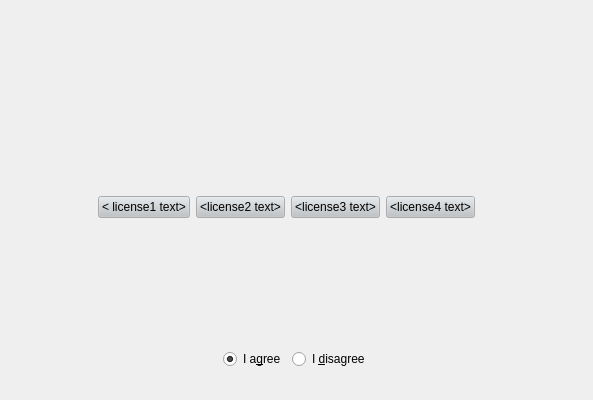
<?xml version="1.0" encoding="UTF-8"?>
<ui version="4.0">
 <class>LicensePage</class>
 <widget class="QWidget" name="LicensePage">
  <property name="geometry">
   <rect>
    <x>0</x>
    <y>0</y>
    <width>593</width>
    <height>400</height>
   </rect>
  </property>
  <property name="windowTitle">
   <string>Form</string>
  </property>
  <layout class="QHBoxLayout" name="horizontalLayout">
   <item>
    <layout class="QVBoxLayout" name="verticalLayout" stretch="0,0,0,0,0">
     <item>
      <spacer name="verticalSpacer">
       <property name="orientation">
        <enum>Qt::Vertical</enum>
       </property>
       <property name="sizeType">
        <enum>QSizePolicy::Fixed</enum>
       </property>
       <property name="sizeHint" stdset="0">
        <size>
         <width>20</width>
         <height>40</height>
        </size>
       </property>
      </spacer>
     </item>
     <item>
      <widget class="QLabel" name="mainText">
       <property name="sizePolicy">
        <sizepolicy hsizetype="Expanding" vsizetype="Preferred">
         <horstretch>3</horstretch>
         <verstretch>0</verstretch>
        </sizepolicy>
       </property>
       <property name="text">
        <string notr="true">&lt;Calamares license text&gt;</string>
       </property>
      </widget>
     </item>
     <item>
      <layout class="QHBoxLayout" name="horizontalLayout_3">
       <item>
        <spacer name="horizontalSpacer_3">
         <property name="orientation">
          <enum>Qt::Horizontal</enum>
         </property>
         <property name="sizeHint" stdset="0">
          <size>
           <width>40</width>
           <height>20</height>
          </size>
         </property>
        </spacer>
       </item>
       <item>
        <widget class="QPushButton" name="license1Button">
         <property name="palette">
          <palette>
           <active>
            <colorrole role="Button">
             <brush brushstyle="SolidPattern">
              <color alpha="255">
               <red>189</red>
               <green>195</green>
               <blue>199</blue>
              </color>
             </brush>
            </colorrole>
           </active>
           <inactive>
            <colorrole role="Button">
             <brush brushstyle="SolidPattern">
              <color alpha="255">
               <red>189</red>
               <green>195</green>
               <blue>199</blue>
              </color>
             </brush>
            </colorrole>
           </inactive>
           <disabled>
            <colorrole role="Button">
             <brush brushstyle="SolidPattern">
              <color alpha="255">
               <red>189</red>
               <green>195</green>
               <blue>199</blue>
              </color>
             </brush>
            </colorrole>
           </disabled>
          </palette>
         </property>
         <property name="whatsThis">
          <string notr="true"/>
         </property>
         <property name="text">
          <string notr="true">&lt; license1 text&gt;</string>
         </property>
        </widget>
       </item>
       <item>
        <widget class="QPushButton" name="license2Button">
         <property name="palette">
          <palette>
           <active>
            <colorrole role="Button">
             <brush brushstyle="SolidPattern">
              <color alpha="255">
               <red>189</red>
               <green>195</green>
               <blue>199</blue>
              </color>
             </brush>
            </colorrole>
           </active>
           <inactive>
            <colorrole role="Button">
             <brush brushstyle="SolidPattern">
              <color alpha="255">
               <red>189</red>
               <green>195</green>
               <blue>199</blue>
              </color>
             </brush>
            </colorrole>
           </inactive>
           <disabled>
            <colorrole role="Button">
             <brush brushstyle="SolidPattern">
              <color alpha="255">
               <red>189</red>
               <green>195</green>
               <blue>199</blue>
              </color>
             </brush>
            </colorrole>
           </disabled>
          </palette>
         </property>
         <property name="whatsThis">
          <string notr="true"/>
         </property>
         <property name="text">
          <string notr="true">&lt;license2 text&gt;</string>
         </property>
        </widget>
       </item>
       <item>
        <widget class="QPushButton" name="license3Button">
         <property name="palette">
          <palette>
           <active>
            <colorrole role="Button">
             <brush brushstyle="SolidPattern">
              <color alpha="255">
               <red>189</red>
               <green>195</green>
               <blue>199</blue>
              </color>
             </brush>
            </colorrole>
           </active>
           <inactive>
            <colorrole role="Button">
             <brush brushstyle="SolidPattern">
              <color alpha="255">
               <red>189</red>
               <green>195</green>
               <blue>199</blue>
              </color>
             </brush>
            </colorrole>
           </inactive>
           <disabled>
            <colorrole role="Button">
             <brush brushstyle="SolidPattern">
              <color alpha="255">
               <red>189</red>
               <green>195</green>
               <blue>199</blue>
              </color>
             </brush>
            </colorrole>
           </disabled>
          </palette>
         </property>
         <property name="whatsThis">
          <string notr="true"/>
         </property>
         <property name="text">
          <string notr="true">&lt;license3 text&gt;</string>
         </property>
        </widget>
       </item>
       <item>
        <widget class="QPushButton" name="license4Button">
         <property name="palette">
          <palette>
           <active>
            <colorrole role="Button">
             <brush brushstyle="SolidPattern">
              <color alpha="255">
               <red>189</red>
               <green>195</green>
               <blue>199</blue>
              </color>
             </brush>
            </colorrole>
           </active>
           <inactive>
            <colorrole role="Button">
             <brush brushstyle="SolidPattern">
              <color alpha="255">
               <red>189</red>
               <green>195</green>
               <blue>199</blue>
              </color>
             </brush>
            </colorrole>
           </inactive>
           <disabled>
            <colorrole role="Button">
             <brush brushstyle="SolidPattern">
              <color alpha="255">
               <red>189</red>
               <green>195</green>
               <blue>199</blue>
              </color>
             </brush>
            </colorrole>
           </disabled>
          </palette>
         </property>
         <property name="whatsThis">
          <string notr="true"/>
         </property>
         <property name="text">
          <string>&lt;license4 text&gt;</string>
         </property>
        </widget>
       </item>
       <item>
        <spacer name="verticalSpacer_2">
         <property name="orientation">
          <enum>Qt::Vertical</enum>
         </property>
         <property name="sizeHint" stdset="0">
          <size>
           <width>20</width>
           <height>40</height>
          </size>
         </property>
        </spacer>
       </item>
       <item>
        <spacer name="horizontalSpacer_4">
         <property name="orientation">
          <enum>Qt::Horizontal</enum>
         </property>
         <property name="sizeHint" stdset="0">
          <size>
           <width>40</width>
           <height>20</height>
          </size>
         </property>
        </spacer>
       </item>
      </layout>
     </item>
     <item>
      <layout class="QHBoxLayout" name="horizontalLayout_2">
       <item>
        <spacer name="horizontalSpacer">
         <property name="orientation">
          <enum>Qt::Horizontal</enum>
         </property>
         <property name="sizeHint" stdset="0">
          <size>
           <width>40</width>
           <height>20</height>
          </size>
         </property>
        </spacer>
       </item>
       <item>
        <layout class="QHBoxLayout" name="horizontalLayout_4">
         <item>
          <widget class="QRadioButton" name="agreeButton">
           <property name="text">
            <string>I a&amp;gree</string>
           </property>
           <property name="checked">
            <bool>true</bool>
           </property>
          </widget>
         </item>
         <item>
          <widget class="QRadioButton" name="disagreeButton">
           <property name="text">
            <string>I &amp;disagree</string>
           </property>
           <property name="checked">
            <bool>false</bool>
           </property>
          </widget>
         </item>
        </layout>
       </item>
       <item>
        <spacer name="horizontalSpacer_2">
         <property name="orientation">
          <enum>Qt::Horizontal</enum>
         </property>
         <property name="sizeHint" stdset="0">
          <size>
           <width>40</width>
           <height>20</height>
          </size>
         </property>
        </spacer>
       </item>
      </layout>
     </item>
     <item>
      <spacer name="verticalSpacer_4">
       <property name="orientation">
        <enum>Qt::Vertical</enum>
       </property>
       <property name="sizeType">
        <enum>QSizePolicy::Fixed</enum>
       </property>
       <property name="sizeHint" stdset="0">
        <size>
         <width>20</width>
         <height>20</height>
        </size>
       </property>
      </spacer>
     </item>
    </layout>
   </item>
  </layout>
 </widget>
 <resources/>
 <connections/>
</ui>
